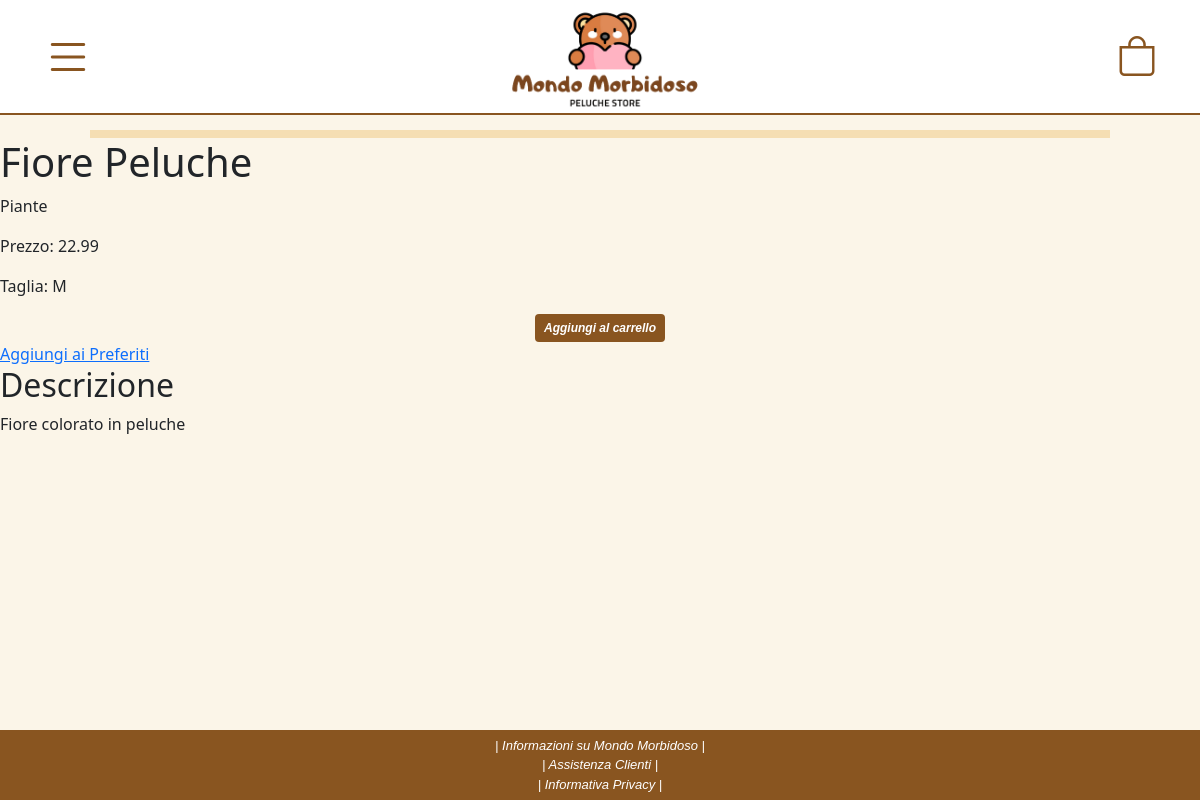
Screenshot of /php/dettaglioProdotto.php?id=32 with the database file from the repository.
### tables this page shows
create table PRODOTTO (
     Id_prodotto INT not null auto_increment,
     Nome VARCHAR(100) not null,
     Descrizione TEXT not null,
     Immagine VARCHAR(255) not null,
     Grandezza VARCHAR(50) not null,
     Scorta INT not null,
     Prezzo DECIMAL(10,2) not null,
     Prezzo_punti INT not null,
     Nome_categoria VARCHAR(50) not null,
     primary key (Id_prodotto),
     foreign key (Nome_categoria) references CATEGORIA (Nome_categoria));

### php/dettaglioProdotto.php (called while the page is built, shortened)
<?php
    require_once 'bootstrap.php';
    $templateParams["titolo"] = "Mondo Morbidoso - Dettaglio Peluche";
    $templateParams["nome"] = "singolo-prodotto.php";
    $templateParams["categorie"] = $dbhost->getCategories();
    $idprodotto = -1;
    if(isset($_GET["id"])) {
        $idprodotto = $_GET["id"];
    }
    $templateParams["prodotto"] = $dbhost->getProductById($idprodotto);
    require '../template/base.php';
?>

### db/database.php (called while the page is built, shortened)
<?php
class DatabaseHelper {
    private $db;
    public function __construct($servername, $username, $password, $dbname, $port) {
        $this->db = new mysqli($servername, $username, $password, $dbname, $port);
    }
    public function getCategories() {
        $stmt = $this->db->prepare("SELECT * FROM categoria");
        $stmt->execute();
        $result = $stmt->get_result();
        return $result->fetch_all(MYSQLI_ASSOC);
    }
    public function getProductById($id) {
        $query = "SELECT Id_prodotto, Nome, Descrizione, Immagine, Grandezza, Prezzo, Prezzo_punti, Nome_categoria FROM prodotto WHERE Id_prodotto=?";
        $stmt = $this->db->prepare($query);
        $stmt->bind_param('i', $id);
        $stmt->execute();
        $result = $stmt->get_result();
        return $result->fetch_all(MYSQLI_ASSOC);
    }
}
?>

### php/bootstrap.php (called while the page is built, shortened)
<?php
require_once("../db/database.php");
$dbhost = new DatabaseHelper("localhost", "root", "", "morbidoso", 3306);
?>

### template/singolo-prodotto.php (the view)
<?php if(count($templateParams["prodotto"]) == 0): ?>
    <article>
        <p>Prodotto non presente</p>
    </article>
<?php
    else:
        $prodotto = $templateParams["prodotto"][0];
?>
    <article>
        <section>
            <div>
                <img src="<?php echo IMG_DIR.$prodotto["Immagine"]; ?>" alt=""/>
            </div>
            <h1><?php echo $prodotto["Nome"]; ?></h1>
            <p><?php echo $prodotto["Nome_categoria"]; ?></p>
        </section>
        <section>
            <p>Prezzo: <?php echo $prodotto["Prezzo"]; ?></p>
            <p>Taglia: <?php echo $prodotto["Grandezza"]; ?></p>
            <div class="text-center">
                <a href="../php/aggiungi-carrello.php?id=<?php echo $prodotto["Id_prodotto"]; ?>">
                    <button type="button" class="btn btn-sm fw-bold" style="background-color: rgb(137, 85, 32); color: white; font-family: 'Lucida Sans', 'Lucida Sans Regular', 'Lucida Grande', 'Lucida Sans Unicode', Geneva, Verdana, sans-serif; font-size: 12px; font-style: italic;">Aggiungi al carrello</button>
                </a>
            </div>
            <a href="#">Aggiungi ai Preferiti</a>
            <h2>Descrizione</h2>
            <p><?php echo $prodotto["Descrizione"]; ?></p>
        </section>
    </article>
<?php endif; ?>

### css/style.css (style rules this page uses)
html, body { height: 100%; margin: 0; display: flex; flex-direction: column; }
body { background-color: rgb(245, 222, 179, 0.3); }
main img { width: 85%; height: auto; display:block; margin: 15px auto 0 auto; border: 4px solid rgb(245, 222, 179); }

### rows the page displays
prodotto: Nome "Fiore Peluche", Nome_categoria "Piante", Prezzo "22.99", Grandezza "M", Descrizione "Fiore colorato in peluche"
